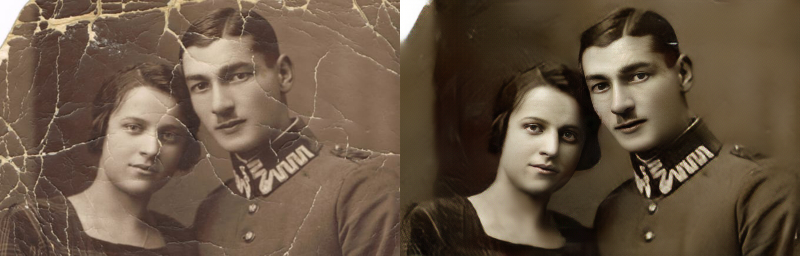
#> input picture image/Bringing_Old_Photo_Back_to_Life.jpg, 800 x 256 px, found by its file name
$ jupyter execute restore_white_balance.ipynb
#> lines starting #> are read from the running program, lines starting #| are printed output that depends on the picture; after the words box and inside, x2 and y2 are one past the last pixel; in counts of white or black regions, pixels touching at a corner belong together
<a href="https://colab.research.google.com/github/detektor777/colab_list_image/blob/main/restore_white_balance.ipynb" target="_parent"></a>

[cell 1]
#@title ##**Upload** { display-mode: "form" }
from google.colab import files
uploaded = files.upload()
#> the answer given: Bringing_Old_Photo_Back_to_Life.jpg
file_name = list(uploaded.keys())[0]

[cell 2]
#@title ##**Run** { display-mode: "form" }
from google.colab import files
import cv2
import numpy as np
import PIL.Image
from IPython.display import display, clear_output
import ipywidgets as widgets
from ipywidgets import interactive

max_light_deviation = 40
tolerance = 10
light_penalty_weight = 0.5
step = 0.05
target_weight = 0.9
white_threshold = 200
light_lower = 150
light_upper = 200
max_iterations = 200
weight_deviation_scale = 100
light_dev_penalty_scale = 10
tolerance_multiplier = 2
light_deviation_tolerance = 20
target_weight_tolerance = 0.05

if 'file_name' not in globals():
    uploaded = files.upload()
    file_name = list(uploaded.keys())[0]
img = cv2.imread(file_name)
#> img is the input picture: shape (256, 800, 3); mean B, G, R 67.9, 86.3, 104.9
if img is None:
    raise ValueError(f"Failed to load image from {file_name}. Check the path.")

img_rgb = cv2.cvtColor(img, cv2.COLOR_BGR2RGB)

def gray_world_balance(img):
    b, g, r = cv2.split(img)
    b_mean = np.mean(b)
    g_mean = np.mean(g)
    r_mean = np.mean(r)
    mean = (b_mean + g_mean + r_mean) / 3
    b_scale = mean / b_mean if b_mean != 0 else 1
    g_scale = mean / g_mean if g_mean != 0 else 1
    r_scale = mean / r_mean if r_mean != 0 else 1
    b_corrected = (b * b_scale).clip(0, 255).astype(np.uint8)
    g_corrected = (g * g_scale).clip(0, 255).astype(np.uint8)
    r_corrected = (r * r_scale).clip(0, 255).astype(np.uint8)
    return cv2.merge([b_corrected, g_corrected, r_corrected])

def histogram_balance(img):
    clahe = cv2.createCLAHE(clipLimit=2.0, tileGridSize=(8, 8))
    b, g, r = cv2.split(img)
    b_eq = clahe.apply(b)
    g_eq = clahe.apply(g)
    r_eq = clahe.apply(r)
    return cv2.merge([b_eq, g_eq, r_eq])

def apply_algorithms(img, weight_histogram, weight_color_temp=0.0, weight_gray_world=0.0):
    corrected = histogram_balance(img)
    orig_rgb = cv2.cvtColor(img, cv2.COLOR_BGR2RGB).astype(np.float32)
    hist_rgb = cv2.cvtColor(corrected, cv2.COLOR_BGR2RGB).astype(np.float32)
    hist_result = (1 - weight_histogram) * orig_rgb + weight_histogram * hist_rgb

    result_rgb = hist_result.copy()
    if weight_color_temp > 0:
        gray = cv2.cvtColor(result_rgb.astype(np.uint8), cv2.COLOR_RGB2GRAY)
        light_mask = (gray > light_lower) & (gray <= light_upper)
        if np.any(light_mask):
            light_pixels = result_rgb[light_mask]
            r_mean, g_mean, b_mean = np.mean(light_pixels, axis=0)
            r_gain = g_mean / r_mean if r_mean > 0 else 1.0
            b_gain = g_mean / b_mean if b_mean > 0 else 1.0
            temp_adj = result_rgb.copy()
            temp_adj[:, :, 0] = np.clip(result_rgb[:, :, 0] * r_gain, 0, 255)
            temp_adj[:, :, 2] = np.clip(result_rgb[:, :, 2] * b_gain, 0, 255)
            result_rgb = (1 - weight_color_temp) * result_rgb + weight_color_temp * temp_adj

    gray_corrected = gray_world_balance(img)
    gray_rgb = cv2.cvtColor(gray_corrected, cv2.COLOR_BGR2RGB).astype(np.float32)
    final_rgb = (1 - weight_gray_world) * result_rgb + weight_gray_world * gray_rgb

    return cv2.cvtColor(final_rgb.clip(0, 255).astype(np.uint8), cv2.COLOR_RGB2BGR)

def iterative_white_balance(img, max_iterations=max_iterations, tolerance=tolerance, light_penalty_weight=light_penalty_weight, max_light_deviation=max_light_deviation, step=step, target_weight=target_weight, white_threshold=white_threshold, light_lower=light_lower, light_upper=light_upper, weight_deviation_scale=weight_deviation_scale, light_dev_penalty_scale=light_dev_penalty_scale, tolerance_multiplier=tolerance_multiplier, light_deviation_tolerance=light_deviation_tolerance, target_weight_tolerance=target_weight_tolerance):
    scale_factor = 0.5
    img_small = cv2.resize(img, (0, 0), fx=scale_factor, fy=scale_factor)

    weights = {
        "Histogram": 0.0,
        "Color Temperature": 0.0,
        "Gray World": 0.0
    }
    weight_histogram = 0.0
    weight_color_temp = 0.0
    weight_gray_world = 0.0
    histogram_done = False
    color_temp_done = False
    gray_world_done = False
    max_histogram_weight = 0.4

    gray = cv2.cvtColor(img_small, cv2.COLOR_BGR2GRAY)
    _, light_mask_lower = cv2.threshold(gray, light_lower, 255, cv2.THRESH_BINARY)
    _, light_mask_upper = cv2.threshold(gray, light_upper, 255, cv2.THRESH_BINARY)
    light_mask = light_mask_lower & ~light_mask_upper

    light_ratio = np.sum(light_mask > 0) / (img_small.shape[0] * img_small.shape[1])
    if light_ratio > 0.001:
        light_pixels = img_small[light_mask > 0].reshape(-1, img_small.shape[2])
        r_init_light = np.mean(light_pixels[:, 2])
        g_init_light = np.mean(light_pixels[:, 1])
        b_init_light = np.mean(light_pixels[:, 0])
    else:
        r_init_light = g_init_light = b_init_light = 0

    best_weight_histogram = 0.0
    best_weight_color_temp = 0.0
    best_weight_gray_world = 0.0
    best_score = float('inf')

    cache = {}

    iteration = 0
    while iteration < max_iterations and not gray_world_done:
        iteration += 1
        weights_key = (weight_histogram, weight_color_temp, weight_gray_world)
        if weights_key in cache:
            result = cache[weights_key]
        else:
            result = apply_algorithms(img_small, weight_histogram, weight_color_temp, weight_gray_world)
            cache[weights_key] = result

        light_pixels_result = result[light_mask > 0].reshape(-1, img_small.shape[2])
        b_mean_light = np.mean(light_pixels_result[:, 0])
        g_mean_light = np.mean(light_pixels_result[:, 1])
        r_mean_light = np.mean(light_pixels_result[:, 2])
        white_deviation = np.sqrt((r_mean_light - 255)**2 + (g_mean_light - 255)**2 + (b_mean_light - 255)**2)
        light_deviation = np.sqrt((r_mean_light - r_init_light)**2 + (g_mean_light - g_init_light)**2 + (b_mean_light - b_init_light)**2)

        weight_deviation = abs(weight_histogram + weight_color_temp + weight_gray_world - target_weight) * weight_deviation_scale
        light_dev_penalty = max(0, light_deviation - max_light_deviation) * light_dev_penalty_scale
        score = white_deviation + light_penalty_weight * light_deviation + weight_deviation + light_dev_penalty

        if score < best_score:
            best_score = score
            best_weight_histogram = weight_histogram
            best_weight_color_temp = weight_color_temp
            best_weight_gray_world = weight_gray_world

        if not histogram_done and weight_histogram < max_histogram_weight:
            new_histogram_weight = weight_histogram + step
            if new_histogram_weight <= max_histogram_weight:
                new_weights_key = (new_histogram_weight, weight_color_temp, weight_gray_world)
                if new_weights_key in cache:
                    new_result = cache[new_weights_key]
                else:
                    new_result = apply_algorithms(img_small, new_histogram_weight, weight_color_temp, weight_gray_world)
                    cache[new_weights_key] = new_result

                new_light_pixels = new_result[light_mask > 0].reshape(-1, img_small.shape[2])
                new_b_light = np.mean(new_light_pixels[:, 0])
                new_g_light = np.mean(new_light_pixels[:, 1])
                new_r_light = np.mean(new_light_pixels[:, 2])
                new_white_dev = np.sqrt((new_r_light - 255)**2 + (new_g_light - 255)**2 + (new_b_light - 255)**2)
                new_light_dev = np.sqrt((new_r_light - r_init_light)**2 + (new_g_light - g_init_light)**2 + (new_b_light - b_init_light)**2)
                new_weight_dev = abs(new_histogram_weight + weight_color_temp + weight_gray_world - target_weight) * weight_deviation_scale
                new_light_dev_penalty = max(0, new_light_dev - max_light_deviation) * light_dev_penalty_scale
                new_score = new_white_dev + light_penalty_weight * new_light_dev + new_weight_dev + new_light_dev_penalty

                if new_score < best_score:
                    weight_histogram = new_histogram_weight
                    best_score = new_score
                    best_weight_histogram = weight_histogram
                else:
                    histogram_done = True
            else:
                histogram_done = True

        elif not color_temp_done:
            new_weight_color_temp = min(1.0 - weight_histogram, weight_color_temp + step)
            new_weights_key = (weight_histogram, new_weight_color_temp, weight_gray_world)
            if new_weights_key in cache:
                new_result = cache[new_weights_key]
            else:
                new_result = apply_algorithms(img_small, weight_histogram, new_weight_color_temp, weight_gray_world)
                cache[new_weights_key] = new_result

            new_light_pixels = new_result[light_mask > 0].reshape(-1, img_small.shape[2])
            new_b_light = np.mean(new_light_pixels[:, 0])
            new_g_light = np.mean(new_light_pixels[:, 1])
            new_r_light = np.mean(new_light_pixels[:, 2])
            new_white_dev = np.sqrt((new_r_light - 255)**2 + (new_g_light - 255)**2 + (new_b_light - 255)**2)
            new_light_dev = np.sqrt((new_r_light - r_init_light)**2 + (new_g_light - g_init_light)**2 + (new_b_light - b_init_light)**2)
            new_weight_dev = abs(weight_histogram + new_weight_color_temp + weight_gray_world - target_weight) * weight_deviation_scale
            new_light_dev_penalty = max(0, new_light_dev - max_light_deviation) * light_dev_penalty_scale
            new_score = new_white_dev + light_penalty_weight * new_light_dev + new_weight_dev + new_light_dev_penalty

            if new_weight_color_temp <= 0.40:
                weight_color_temp = new_weight_color_temp
                best_score = new_score
                best_weight_color_temp = weight_color_temp
            else:
                color_temp_done = True

        else:
            new_weight_gray_world = min(1.0 - weight_histogram - weight_color_temp, weight_gray_world + step)
            new_weights_key = (weight_histogram, weight_color_temp, new_weight_gray_world)
            if new_weights_key in cache:
                new_result = cache[new_weights_key]
            else:
                new_result = apply_algorithms(img_small, weight_histogram, weight_color_temp, new_weight_gray_world)
                cache[new_weights_key] = new_result

            new_light_pixels = new_result[light_mask > 0].reshape(-1, img_small.shape[2])
            new_b_light = np.mean(new_light_pixels[:, 0])
            new_g_light = np.mean(new_light_pixels[:, 1])
            new_r_light = np.mean(new_light_pixels[:, 2])
            new_white_dev = np.sqrt((new_r_light - 255)**2 + (new_g_light - 255)**2 + (new_b_light - 255)**2)
            new_light_dev = np.sqrt((new_r_light - r_init_light)**2 + (new_g_light - g_init_light)**2 + (new_b_light - b_init_light)**2)
            new_weight_dev = abs(weight_histogram + weight_color_temp + new_weight_gray_world - target_weight) * weight_deviation_scale
            new_light_dev_penalty = max(0, new_light_dev - max_light_deviation) * light_dev_penalty_scale
            new_score = new_white_dev + light_penalty_weight * new_light_dev + new_weight_dev + new_light_dev_penalty

            if new_score < best_score:
                weight_gray_world = new_weight_gray_world
                best_score = new_score
                best_weight_gray_world = weight_gray_world
            else:
                gray_world_done = True

    weights["Histogram"] = best_weight_histogram
    weights["Color Temperature"] = best_weight_color_temp
    weights["Gray World"] = best_weight_gray_world
    return weights

def create_combined_image(weight_histogram, weight_color_temp, weight_gray_world, blend_factor):
    result_rgb = apply_algorithms(img, weight_histogram, weight_color_temp, weight_gray_world)
    result_rgb = cv2.cvtColor(result_rgb, cv2.COLOR_BGR2RGB).astype(np.float32)

    final_rgb = (1 - blend_factor) * img_rgb.astype(np.float32) + blend_factor * result_rgb

    image_original = PIL.Image.fromarray(img_rgb)
    image_enhanced = PIL.Image.fromarray(final_rgb.clip(0, 255).astype(np.uint8))

    max_width = 500
    width_original, height_original = image_original.size
    width_enhanced, height_enhanced = image_enhanced.size

    if width_original > max_width:
        new_height = int(height_original * max_width / width_original)
        image_original = image_original.resize((max_width, new_height))
    if width_enhanced > max_width:
        new_height = int(height_enhanced * max_width / width_enhanced)
        image_enhanced = image_enhanced.resize((max_width, new_height))

    combined_image = PIL.Image.fromarray(np.hstack((np.array(image_original), np.array(image_enhanced))))
    return combined_image

def update_image(auto, weight_histogram, weight_color_temp, weight_gray_world, blend_factor):
    if auto:
        weights = iterative_white_balance(img)
        weight_histogram = weights["Histogram"]
        weight_color_temp = weights["Color Temperature"]
        weight_gray_world = weights["Gray World"]
        slider_histogram.value = weight_histogram
        slider_color_temp.value = weight_color_temp
        slider_gray_world.value = weight_gray_world

    combined_image = create_combined_image(weight_histogram, weight_color_temp, weight_gray_world, blend_factor)
    with output:
        clear_output(wait=True)
        display(combined_image)

checkbox_auto = widgets.Checkbox(value=True, description='Auto')
slider_histogram = widgets.FloatSlider(value=0.0, min=0.0, max=1.0, step=0.01, description='Histogram')
slider_color_temp = widgets.FloatSlider(value=0.0, min=0.0, max=1.0, step=0.01, description='Color Temp')
slider_gray_world = widgets.FloatSlider(value=0.0, min=0.0, max=1.0, step=0.01, description='Gray World')
slider_blend = widgets.FloatSlider(value=1.0, min=0.0, max=1.0, step=0.01, description='Blend Factor')

display(widgets.VBox([checkbox_auto, slider_histogram, slider_color_temp, slider_gray_world, slider_blend]))

output = widgets.Output()
display(output)

def on_value_change(change):
    update_image(checkbox_auto.value, slider_histogram.value, slider_color_temp.value, slider_gray_world.value, slider_blend.value)
#> in iterative_white_balance, `_, light_mask_lower = cv2.threshold(gray, light_lower, 255, cv2.THRESH..`:
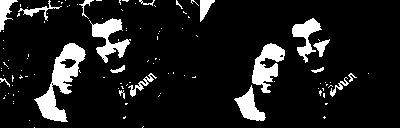
#> light_mask_lower: shape (128, 400); 11.1% white; 110 white regions (92 under 20 px), largest, box (x1, y1, x2, y2) and area: (34, 43, 86, 122) 1489, (252, 43, 285, 93) 844, (89, 18, 131, 63) 776
#> in iterative_white_balance, `light_ratio = np.sum(light_mask > 0) / (img_small.shape[0] * img_small..`: light_ratio = 0.0917
#> in iterative_white_balance, `r_init_light = np.mean(light_pixels[:, 2])`: r_init_light = 188.8
#> in iterative_white_balance, `g_init_light = np.mean(light_pixels[:, 1])`: g_init_light = 170.5
#> in iterative_white_balance, `b_init_light = np.mean(light_pixels[:, 0])`: b_init_light = 145.9
#> the loop in iterative_white_balance, `while iteration < max_iterations and not gray_world_done:` made 21 passes
#> (b_mean_light, g_mean_light, r_mean_light, white_deviation, light_deviation, score, new_b_light, new_g_light) on passes 2, 3, 4, 5, 6, 7, 8, 10: (147.8, 171.9, 189.7, 150.6, 2.52, 236.8, 150.1, 173.8), (150.1, 173.8, 191.1, 147.2, 5.84, 230.2, 152.5, 175.7), (152.5, 175.7, 192.5, 143.9, 9.14, 223.5, 154.9, 177.6), (154.9, 177.6, 193.9, 140.5, 12.56, 216.8, 157.3, 179.5), (157.3, 179.5, 195.3, 137.2, 15.92, 210.1, 159.5, 181.3), (159.5, 181.3, 196.6, 134, 19.1, 203.5, 161.9, 183.2), (161.9, 183.2, 198, 130.7, 22.38, 196.9, 164.3, 185.1), (164.3, 185.1, 199.4, 127.3, 25.8, 190.2, 165.3, 185.1)
#> pass 1, in histogram_balance, `b, g, r = cv2.split(img)`:
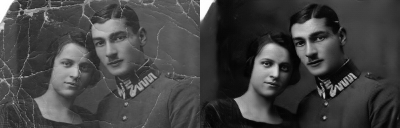
#> b: shape (128, 400); min 3, max 255, mean 68
#> pass 1, in histogram_balance, `b_eq = clahe.apply(b)`:
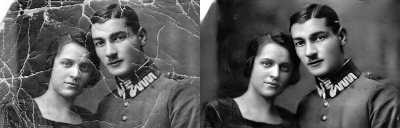
#> b_eq: shape (128, 400); min 2, max 255, mean 92
#> after the loop in iterative_white_balance, `while iteration < max_iterations and not gray_world_done:`:
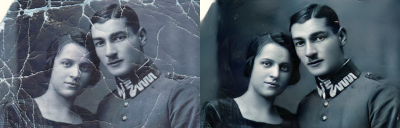
#> new_result: shape (128, 400, 3); mean R, G, B 81.9, 93.1, 103.7
#> after the loop in iterative_white_balance, `while iteration < max_iterations and not gray_world_done:`: best_score = 142; best_weight_color_temp = 0.4; best_weight_gray_world = 0.1; best_weight_histogram = 0.4; cache = 21 items; color_temp_done = True; iteration = 21; new_histogram_weight = 0.45; weight_color_temp = 0.4; weight_gray_world = 0.1; weight_histogram = 0.4
#> in update_image, `weights = iterative_white_balance(img)`: weights = {'Histogram': 0.4, 'Color Temperature': 0.4, 'Gray World': 0.1}
#> in update_image, `weight_histogram = weights["Histogram"]`: weight_histogram = 0.4
#> in update_image, `weight_gray_world = weights["Gray World"]`: weight_gray_world = 0.1
#> in update_image, `slider_histogram.value = weight_histogram`: slider_histogram.value = 0.4
#> in update_image, `slider_gray_world.value = weight_gray_world`: slider_gray_world.value = 0.1
#> in histogram_balance (call 22), `r_eq = clahe.apply(r)`:
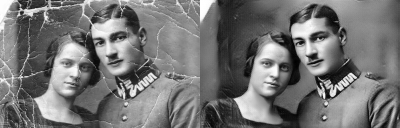
#> r_eq: shape (256, 800) (shown at 1/2 size); min 1, max 255, mean 116.4
#> in histogram_balance (call 22), `return cv2.merge([b_eq, g_eq, r_eq])`:
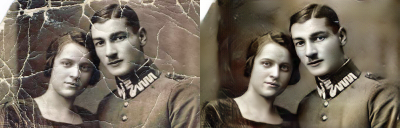
#> returned value: shape (256, 800, 3) (shown at 1/2 size); mean of channels 0, 1, 2 91.8, 105.6, 116.4; drawn as B, G, R
#> in apply_algorithms (call 22), `light_mask = (gray > light_lower) & (gray <= light_upper)`:
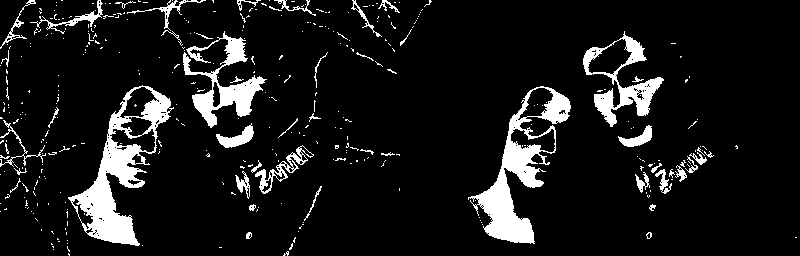
#> light_mask: shape (256, 800) bool; 9.6% white; 365 white regions (318 under 20 px), largest, box (x1, y1, x2, y2) and area: (68, 85, 174, 246) 4974, (468, 86, 571, 244) 4601, (183, 31, 267, 128) 2483
#> in apply_algorithms (call 22), `r_mean, g_mean, b_mean = np.mean(light_pixels, axis=0)`: r_mean = 189.2; g_mean = 174.4; b_mean = 154.4
#> in apply_algorithms (call 22), `r_gain = g_mean / r_mean if r_mean > 0 else 1.0`: r_gain = 0.922
#> in apply_algorithms (call 22), `b_gain = g_mean / b_mean if b_mean > 0 else 1.0`: b_gain = 1.13
#> in apply_algorithms (call 22), `temp_adj[:, :, 2] = np.clip(result_rgb[:, :, 2] * b_gain, 0, 255)`:
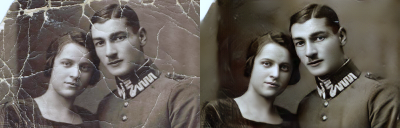
#> temp_adj: shape (256, 800, 3) float32 (shown at 1/2 size); mean R, G, B 101, 94, 87.3
#> in apply_algorithms (call 22), `gray_rgb = cv2.cvtColor(gray_corrected, cv2.COLOR_BGR2RGB).astype(np.f..`:
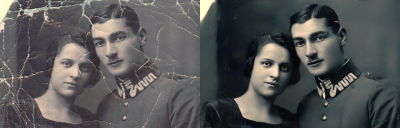
#> gray_rgb: shape (256, 800, 3) float32 (shown at 1/2 size); mean B, G, R 85.8, 86.3, 85.4
#> in create_combined_image, `combined_image = PIL.Image.fromarray(np.hstack((np.array(image_origina..`:
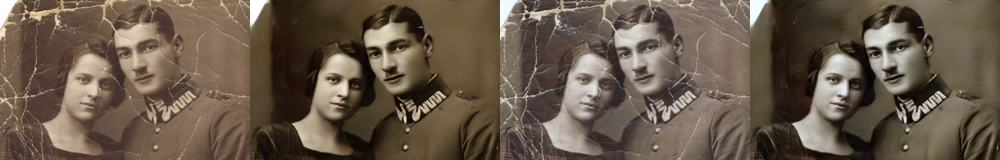
#> combined_image: PIL image 1000x160 RGB; mean R, G, B 104.2, 89.5, 74.6

checkbox_auto.observe(on_value_change, names='value')
slider_histogram.observe(on_value_change, names='value')
slider_color_temp.observe(on_value_change, names='value')
slider_gray_world.observe(on_value_change, names='value')
slider_blend.observe(on_value_change, names='value')

on_value_change(None)

[cell 3]
#@title ##**Download** { display-mode: "form" }
from google.colab import files
import cv2
import numpy as np
from IPython.display import display

weight_histogram = slider_histogram.value
#> weight_histogram = 0.4
weight_color_temp = slider_color_temp.value
#> weight_color_temp = 0.4
weight_gray_world = slider_gray_world.value
#> weight_gray_world = 0.1
blend_factor = slider_blend.value
#> blend_factor = 1

result_rgb = apply_algorithms(img, weight_histogram, weight_color_temp, weight_gray_world)
result_rgb = cv2.cvtColor(result_rgb, cv2.COLOR_BGR2RGB).astype(np.float32)
final_rgb = (1 - blend_factor) * img_rgb.astype(np.float32) + blend_factor * result_rgb
final_image = final_rgb.clip(0, 255).astype(np.uint8)
final_image_bgr = cv2.cvtColor(final_image, cv2.COLOR_RGB2BGR)

output_filename = 'processed_image.jpg'
cv2.imwrite(output_filename, final_image_bgr)
files.download(output_filename)

print(f"Image saved as {output_filename} and downloaded")

$ run again, on image/DRCT_new.jpg
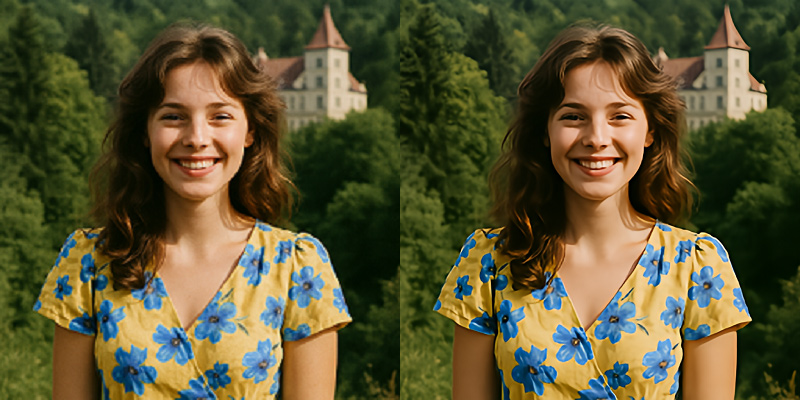
#> input picture image/DRCT_new.jpg, 800 x 400 px, found by its file name
#> img is the input picture: shape (400, 800, 3); mean B, G, R 51.9, 85.8, 90.9
#> light_mask_lower: shape (200, 400); 18.6% white; 124 white regions (106 under 20 px), largest, box (x1, y1, x2, y2) and area: (254, 33, 376, 200) 6069, (55, 34, 176, 200) 6064, (350, 166, 368, 200) 506
#> light_mask_upper: shape (200, 400); 2.9% white; 138 white regions (113 under 20 px), largest, box (x1, y1, x2, y2) and area: (311, 116, 341, 188) 380, (116, 126, 140, 179) 302, (365, 25, 383, 55) 177
#> light_ratio = 0.156
#> r_init_light = 207.7
#> g_init_light = 172.8
#> b_init_light = 123.4
#> the loop in iterative_white_balance, `while iteration < max_iterations and not gray_world_done:` made 21 passes
#> (b_mean_light, g_mean_light, r_mean_light, white_deviation, light_deviation, score, new_b_light, new_g_light) on passes 2, 3, 4, 5, 6, 7, 8, 10: (124.4, 173.8, 207.4, 161, 1.39, 246.7, 125.9, 175.2), (125.9, 175.2, 207.6, 159, 3.41, 240.7, 127.3, 176.6), (127.3, 176.6, 207.8, 157.1, 5.43, 234.8, 128.8, 178.1), (128.8, 178.1, 208, 155, 7.57, 228.8, 130.3, 179.6), (130.3, 179.6, 208.3, 153.1, 9.64, 222.9, 131.7, 180.9), (131.7, 180.9, 208.4, 151.2, 11.57, 217, 133.1, 182.3), (133.1, 182.3, 208.5, 149.3, 13.57, 211.1, 134.6, 183.8), (134.6, 183.8, 208.8, 147.3, 15.73, 205.1, 136.9, 183.8)
#> after the loop in iterative_white_balance, `while iteration < max_iterations and not gray_world_done:`:
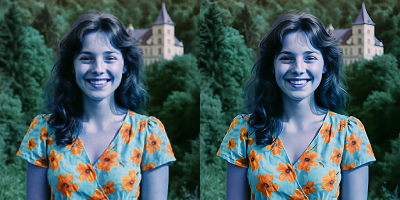
#> new_result: shape (200, 400, 3); mean R, G, B 71.2, 92, 91.4
#> after the loop in iterative_white_balance, `while iteration < max_iterations and not gray_world_done:`: best_score = 155.1; best_weight_color_temp = 0.4; best_weight_gray_world = 0.1; best_weight_histogram = 0.4; cache = 21 items; color_temp_done = True; iteration = 21; new_histogram_weight = 0.45; weight_color_temp = 0.4; weight_gray_world = 0.1; weight_histogram = 0.4
#> weights = {'Histogram': 0.4, 'Color Temperature': 0.4, 'Gray World': 0.1}
#> in update_image, `weight_histogram = weights["Histogram"]`: weight_histogram = 0.4
#> in update_image, `weight_gray_world = weights["Gray World"]`: weight_gray_world = 0.1
#> slider_histogram.value = 0.4
#> slider_gray_world.value = 0.1
#> in create_combined_image, `combined_image = PIL.Image.fromarray(np.hstack((np.array(image_origina..`:
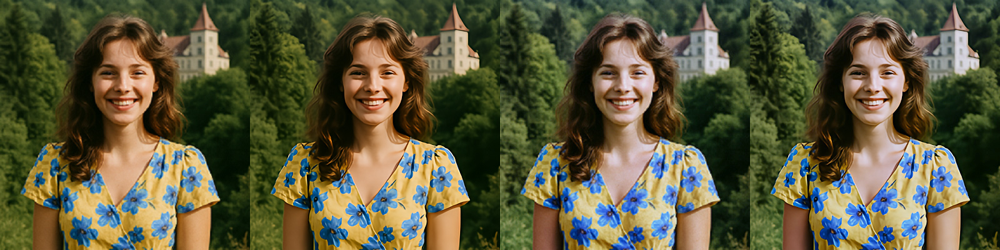
#> combined_image: PIL image 1000x250 RGB; mean R, G, B 91.5, 89.4, 61.6
#> `weight_histogram = slider_histogram.value`: weight_histogram = 0.4
#> `weight_gray_world = slider_gray_world.value`: weight_gray_world = 0.1
#> blend_factor = 1
